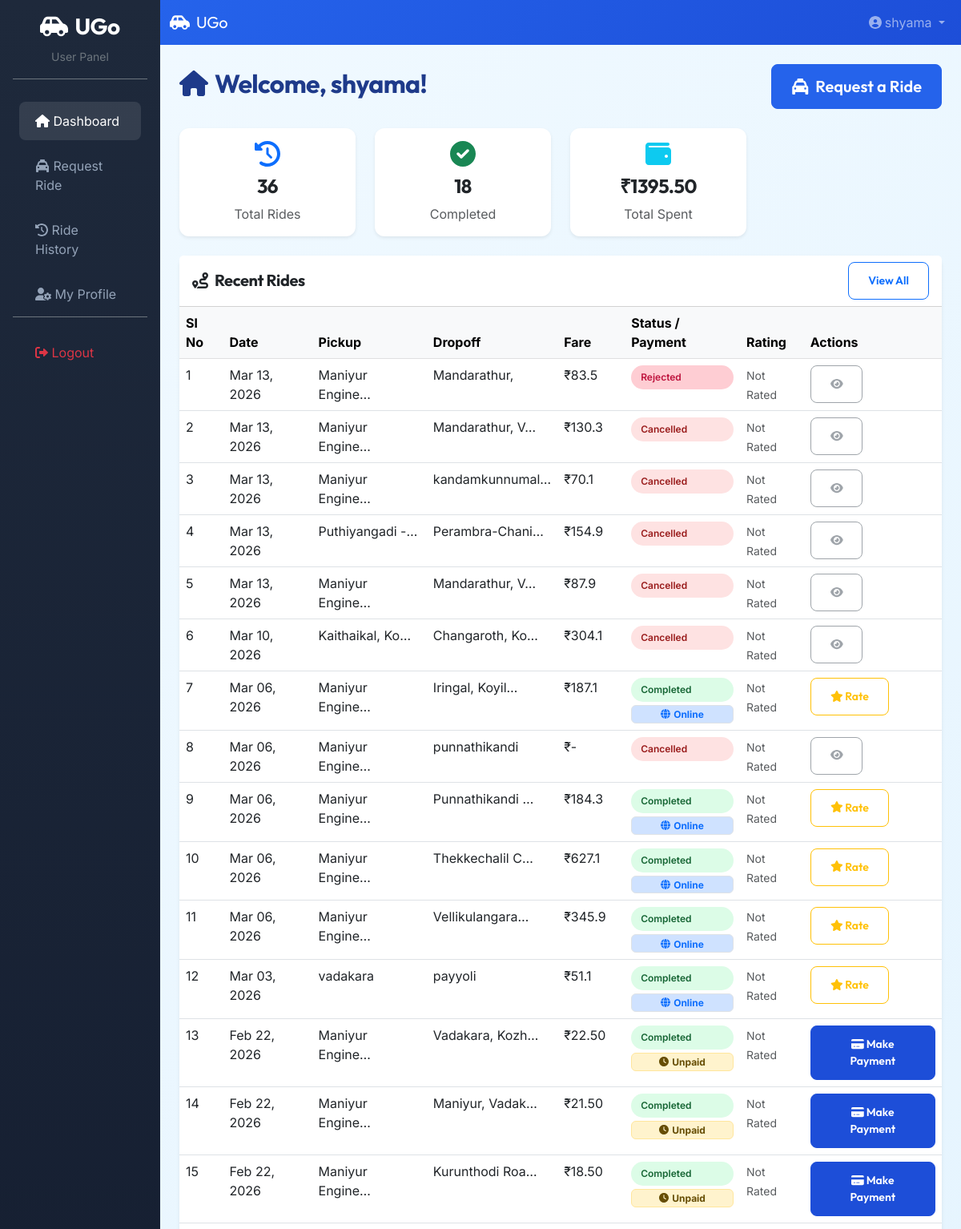
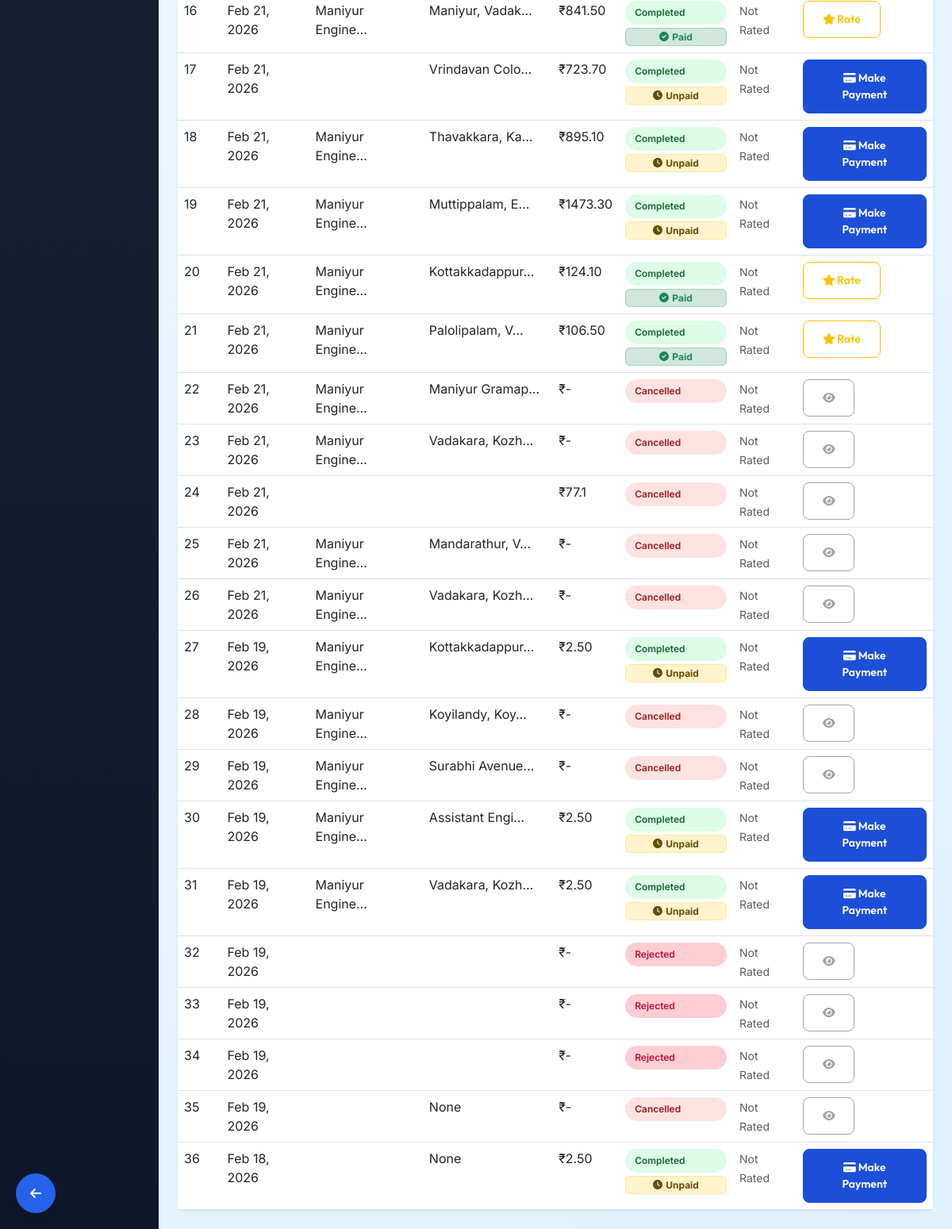
The page /user/ (signed in) on the database its author committed (2 pictures, top to bottom).
### rides/models.py (models this page shows, shortened)
class User(AbstractUser):
    is_admin = models.BooleanField(default=False)
    is_user = models.BooleanField(default=False)
    is_driver = models.BooleanField(default=False)
    phone_number = models.CharField(max_length=15, unique=True)
    profile_pic = models.ImageField(upload_to='profile_pics/', null=True, blank=True)
    created_at = models.DateTimeField(auto_now_add=True)

class Ride(models.Model):
    VEHICLE_TYPE_CHOICES = [
        ('mini', 'Mini'),
        ('sedan', 'Sedan'),
        ('suv', 'SUV'),
        ('hatchback', 'Hatchback'),
        ('luxury', 'Luxury'),
    ]
    STATUS_CHOICES = [
        ('requested', 'Requested'),
        ('accepted', 'Accepted'),
        ('arrived', 'Arrived'),
        ('in_progress', 'In Progress'),
        ('completed', 'Completed'),
        ('cancelled', 'Cancelled'),
        ('rejected', 'Rejected'),
    ]
    rider = models.ForeignKey(
        User, on_delete=models.CASCADE, related_name='rides'
    )
    driver = models.ForeignKey(
        User, on_delete=models.SET_NULL, null=True, blank=True,
        related_name='driver_rides'
    )
    pickup_location = models.CharField(max_length=255, blank=True, null=True)
    pickup_lat = models.FloatField(default=0.0)
    pickup_lng = models.FloatField(default=0.0)
    drop_address = models.CharField(max_length=255, blank=True, null=True)
    drop_lat = models.FloatField(default=0.0)
    drop_lng = models.FloatField(default=0.0)
    vehicle_type = models.CharField(
        max_length=20, choices=VEHICLE_TYPE_CHOICES, default='sedan'
    )
    matched_distance_km = models.FloatField(
        null=True, blank=True,
        help_text="Distance (km) between pickup and the matched driver at time of matching"
    )
    status = models.CharField(
        max_length=20, choices=STATUS_CHOICES, default='requested'
    )
    otp = models.CharField(max_length=6, null=True, blank=True)
    is_paid = models.BooleanField(default=False)
    distance_km = models.FloatField(null=True, blank=True)
    estimated_fare = models.FloatField(null=True, blank=True)
    actual_fare = models.DecimalField(
        max_digits=10, decimal_places=2, null=True, blank=True
    )
    notes = models.TextField(blank=True)
    requested_at = models.DateTimeField(auto_now_add=True)
    accepted_at = models.DateTimeField(null=True, blank=True)
    started_at = models.DateTimeField(null=True, blank=True)
    completed_at = models.DateTimeField(null=True, blank=True)
    created_at = models.DateTimeField(auto_now_add=True)

### rides/views.py (the view)
# urls.py: path('user/', views.user_dashboard, name='user_dashboard'),
@login_required
def user_dashboard(request):
    if not (request.user.is_user or request.user.is_superuser or request.user.is_admin):
        return HttpResponseForbidden("Access denied")
    active_ride = Ride.objects.filter(
        rider=request.user,
        status__in=['requested', 'accepted', 'arrived', 'in_progress']
    ).first()
    rides = Ride.objects.filter(rider=request.user).prefetch_related('ratings', 'payments').order_by('-requested_at')
    total_spent = Payment.objects.filter(ride__rider=request.user, status='completed').aggregate(total=Sum('amount'))['total'] or 0
    completed_rides_count = rides.filter(status='completed').count()
    return render(request, 'user/dashboard.html', {
        'active_ride': active_ride,
        'rides': rides,
        'total_spent': total_spent,
        'completed_rides_count': completed_rides_count,
    })

### templates/user/dashboard.html (shortened to what this page needs)
{% extends 'base.html' %}
{% block content %}
<nav class="navbar navbar-expand-lg navbar-dark" style="background: linear-gradient(135deg, #2563EB, #1d4ed8);">
    <div class="container-fluid">
        <a class="navbar-brand" href="#"><i class="fas fa-car-side me-2"></i>UGo</a>
        <div class="collapse navbar-collapse justify-content-end" id="navbarNav">
            <ul class="navbar-nav">
                <li class="nav-item dropdown">
                    <a class="nav-link dropdown-toggle" href="#" role="button" data-bs-toggle="dropdown">
                        <i class="fas fa-user-circle me-1"></i>{{ request.user.username }}
                    </a>
                </li>
            </ul>
        </div>
    </div>
</nav>
<div class="p-4" style="background: linear-gradient(135deg, #f0f9ff, #e0f2fe); min-height: calc(100vh - 56px);">
    <div class="d-flex justify-content-between align-items-center mb-4">
        <h2 class="fw-bold">
            <i class="fas fa-home me-2"></i>Welcome, {{ request.user.username }}!
        </h2>
        <a href="{% url 'user_request_ride' %}" class="btn btn-primary btn-lg">
            <i class="fas fa-taxi me-2"></i>Request a Ride
        </a>
    </div>
    <div class="row g-4 mb-4">
        <div class="col-md-3">
            <div class="card border-0 shadow-sm text-center h-100">
                <div class="card-body">
                    <i class="fas fa-history fa-2x text-primary mb-2"></i>
                    <h4 class="fw-bold">{{ rides.count }}</h4>
                    <p class="text-muted mb-0">Total Rides</p>
                </div>
            </div>
        </div>
        <div class="col-md-3">
            <div class="card border-0 shadow-sm text-center h-100">
                <div class="card-body">
                    <i class="fas fa-check-circle fa-2x text-success mb-2"></i>
                    <h4 class="fw-bold">{{ completed_rides_count }}</h4>
                    <p class="text-muted mb-0">Completed</p>
                </div>
            </div>
        </div>
        <div class="col-md-3">
            <div class="card border-0 shadow-sm text-center h-100">
                <div class="card-body">
                    <i class="fas fa-wallet fa-2x text-info mb-2"></i>
                    <h4 class="fw-bold">₹{{ total_spent|floatformat:2 }}</h4>
                    <p class="text-muted mb-0">Total Spent</p>
                </div>
            </div>
        </div>
    </div>
    <div class="card border-0 shadow-sm">
        <div class="card-header bg-white">
            <div class="d-flex justify-content-between align-items-center">
                <h5 class="mb-0 fw-bold">
                    <i class="fas fa-route me-2"></i>Recent Rides
                </h5>
                <a href="{% url 'user_ride_history' %}" class="btn btn-outline-primary btn-sm">
                    View All
                </a>
            </div>
        </div>
        <div class="card-body p-0">
            <div class="table-responsive">
                <table class="table table-hover mb-0">
                    <thead class="table-light">
                        <tr>
                            <th>Sl No</th>
                            <th>Date</th>
                            <th>Pickup</th>
                            <th>Dropoff</th>
                            <th>Fare</th>
                            <th>Status / Payment</th>
                            <th>Rating</th>
                            <th>Actions</th>
                        </tr>
                    </thead>
                    <tbody>
                        {% for ride in rides %}
                        <tr>
                            <td>{{ forloop.counter }}</td>
                            <td>{{ ride.requested_at|date:"M d, Y" }}</td>
                            <td>{{ ride.pickup_location|truncatechars:15 }}</td>
                            <td>{{ ride.drop_address|truncatechars:15 }}</td>
                            <td>₹{{ ride.actual_fare|default:ride.estimated_fare|default:"-" }}</td>
                            <td>
                                <div class="d-flex flex-column gap-1">
                                    <span class="status-badge status-{{ ride.status }}">
                                        {{ ride.status|capfirst }}
                                    </span>
                                    {% if ride.is_paid %}
                                        {% with method=ride.payments.first.payment_method %}
                                            {% if method == 'razorpay' %}
                                                <span class="badge bg-primary-subtle text-primary border border-primary-light" style="font-size: 0.75rem;">
                                                    <i class="fas fa-globe me-1"></i>Online
                                                </span>
                                            {% elif method == 'cash' %}
                                                <span class="badge bg-success-subtle text-success border border-success-light" style="font-size: 0.75rem;">
                                                    <i class="fas fa-hand-holding-usd me-1"></i>Cash
                                                </span>
                                            {% else %}
                                                <span class="badge bg-success-subtle text-success border border-success-subtle" style="font-size: 0.75rem;">
                                                    <i class="fas fa-check-circle me-1"></i>Paid
                                                </span>
                                            {% endif %}
                                        {% endwith %}
                                    {% elif ride.status == 'completed' %}
                                    <span
                                        class="badge bg-warning-subtle text-warning-emphasis border border-warning-subtle"
                                        style="font-size: 0.75rem;">
                                        <i class="fas fa-clock me-1"></i>Unpaid
                                    </span>
                                    {% endif %}
                                </div>
                            </td>
                            <td>
                                {% if ride.ratings.exists %}
                                <div class="text-warning small text-nowrap">
                                    {% with rating=ride.ratings.first.rating %}
                                        {% for i in "12345" %}
                                            {% if forloop.counter <= rating %}
                                                <i class="fas fa-star"></i>
                                            {% else %}
                                                <i class="far fa-star"></i>
                                            {% endif %}
                                        {% endfor %}
                                    {% endwith %}
                                </div>
                                {% else %}
                                <span class="text-muted small">Not Rated</span>
                                {% endif %}
                            </td>
                            <td>
                                {% if ride.status == "completed" and not ride.is_paid %}
                                <a href="{% url 'user_payment' ride.id %}" class="btn btn-sm btn-success">
                                    <i class="fas fa-credit-card"></i> Make Payment
                                </a>
                                {% elif ride.status == "completed" and ride.is_paid and not ride.ratings.exists %}
                                <a href="{% url 'user_rate_driver' ride.id %}" class="btn btn-sm btn-outline-warning">
                                    <i class="fas fa-star"></i> Rate
                                </a>
                                {% elif ride.status == "completed" and ride.is_paid and ride.ratings.exists %}
                                <span class="text-success small">
                                    <i class="fas fa-check-circle"></i> Done
                                </span>
                                {% elif ride.status == "requested" %}
                                <a href="{% url 'user_cancel_ride' ride.id %}" class="btn btn-sm btn-outline-danger"
                                    onclick="return confirm('Cancel this ride?');">
                                    <i class="fas fa-times"></i> Cancel
                                </a>
                                {% else %}
                                <button class="btn btn-sm btn-outline-secondary" disabled>
                                    <i class="fas fa-eye"></i>
                                </button>
                                {% endif %}
                            </td>
                        </tr>
                        {% endfor %}
                    </tbody>
                </table>
            </div>
        </div>
    </div>
</div>
{% endblock %}

### templates/base.html (shortened to what this page needs)
<!DOCTYPE html>
<html lang="en">
<head>
    <link href="https://cdn.jsdelivr.net/npm/bootstrap@5.3.0/dist/css/bootstrap.min.css" rel="stylesheet">
    <link rel="stylesheet" href="https://cdnjs.cloudflare.com/ajax/libs/font-awesome/6.0.0/css/all.min.css">
</head>
<body>
    {% if user.is_authenticated %}
    <div class="container-fluid">
        <div class="row">
            {% if not request.user.is_admin and not request.user.is_superuser %}
                {% if request.user.is_driver %}
                    {% include 'driver/sidebar.html' %}
                {% else %}
                    {% include 'user/sidebar.html' %}
                {% endif %}
            {% endif %}
            <div class="{% if request.user.is_admin or request.user.is_superuser %}col-12{% else %}col-md-9 col-lg-10{% endif %} p-0">
                {% block content %}{% endblock %}
            </div>
        </div>
    </div>
    {% else %}
    {% block public_content %}{% endblock %}
    {% endif %}
    <a href="javascript:history.back()" class="btn btn-primary back-btn" title="Go Back">
        <i class="fas fa-arrow-left"></i>
    </a>
</body>
</html>

### templates/user/sidebar.html (shortened to what this page needs)
<!DOCTYPE html>
<html>
<head>
</head>
<div class="col-md-3 col-lg-2 sidebar p-3">
    <div class="text-center mb-4 pb-3 border-bottom border-secondary">
        <a href="{% url 'user_dashboard' %}" class="text-white text-decoration-none">
            <h3 class="fw-bold"><i class="fas fa-car-side me-2"></i>UGo</h3>
            <small class="text-secondary">User Panel</small>
        </a>
    </div>
    <nav class="nav flex-column">
        <a href="{% url 'user_dashboard' %}" class="sidebar-link {% if request.resolver_match.url_name == 'user_dashboard' %}active{% endif %}">
            <i class="fas fa-home"></i> Dashboard
        </a>
        <a href="{% url 'user_request_ride' %}" class="sidebar-link {% if 'request_ride' in request.path %}active{% endif %}">
            <i class="fas fa-taxi"></i> Request Ride
        </a>
        <a href="{% url 'user_ride_history' %}" class="sidebar-link {% if 'ride_history' in request.path %}active{% endif %}">
            <i class="fas fa-history"></i> Ride History
        </a>
        <a href="{% url 'user_profile' %}" class="sidebar-link {% if 'profile' in request.path %}active{% endif %}">
            <i class="fas fa-user-cog"></i> My Profile
        </a>
    </nav>
    <div class="mt-auto pt-3 border-top border-secondary">
        <a href="{% url 'logout' %}" class="sidebar-link text-danger">
            <i class="fas fa-sign-out-alt"></i> Logout
        </a>
    </div>
</div>

### rows shown on the page
User: user.username "shyama"
Ride: requested_at "Mar 13, 2026", pickup_location "Maniyur Engine…", drop_address "Mandarathur,", actual_fare "83.5", status "Rejected", shows "Not Rated"
Ride: requested_at "Mar 13, 2026", pickup_location "Maniyur Engine…", drop_address "Mandarathur, V…", actual_fare "130.3", status "Cancelled", shows "Not Rated"
Ride: requested_at "Mar 13, 2026", pickup_location "Maniyur Engine…", drop_address "kandamkunnumal…", actual_fare "70.1", status "Cancelled", shows "Not Rated"
Ride: requested_at "Mar 13, 2026", pickup_location "Puthiyangadi -…", drop_address "Perambra-Chani…", actual_fare "154.9", status "Cancelled", shows "Not Rated"
Ride: requested_at "Mar 13, 2026", pickup_location "Maniyur Engine…", drop_address "Mandarathur, V…", actual_fare "87.9", status "Cancelled", shows "Not Rated"
Ride: requested_at "Mar 10, 2026", pickup_location "Kaithaikal, Ko…", drop_address "Changaroth, Ko…", actual_fare "304.1", status "Cancelled", shows "Not Rated"
Ride: requested_at "Mar 06, 2026", pickup_location "Maniyur Engine…", drop_address "Iringal, Koyil…", actual_fare "187.1", status "Completed", is_paid True (drawn), shows "Not Rated"
Ride: requested_at "Mar 06, 2026", pickup_location "Maniyur Engine…", drop_address "punnathikandi", actual_fare "-", status "Cancelled", shows "Not Rated"
Ride: requested_at "Mar 06, 2026", pickup_location "Maniyur Engine…", drop_address "Punnathikandi …", actual_fare "184.3", status "Completed", is_paid True (drawn), shows "Not Rated"
Ride: requested_at "Mar 06, 2026", pickup_location "Maniyur Engine…", drop_address "Thekkechalil C…", actual_fare "627.1", status "Completed", is_paid True (drawn), shows "Not Rated"
Ride: requested_at "Mar 06, 2026", pickup_location "Maniyur Engine…", drop_address "Vellikulangara…", actual_fare "345.9", status "Completed", is_paid True (drawn), shows "Not Rated"
Ride: requested_at "Mar 03, 2026", pickup_location "vadakara", drop_address "payyoli", actual_fare "51.1", status "Completed", is_paid True (drawn), shows "Not Rated"
Ride: requested_at "Feb 22, 2026", pickup_location "Maniyur Engine…", drop_address "Vadakara, Kozh…", actual_fare "22.50", status "Completed", is_paid False (drawn), shows "Not Rated"
Ride: requested_at "Feb 22, 2026", pickup_location "Maniyur Engine…", drop_address "Maniyur, Vadak…", actual_fare "21.50", status "Completed", is_paid False (drawn), shows "Not Rated"
Ride: requested_at "Feb 22, 2026", pickup_location "Maniyur Engine…", drop_address "Kurunthodi Roa…", actual_fare "18.50", status "Completed", is_paid False (drawn), shows "Not Rated"
Ride: requested_at "Feb 21, 2026", pickup_location "Maniyur Engine…", drop_address "Maniyur, Vadak…", actual_fare "841.50", status "Completed", is_paid True (drawn), shows "Not Rated"
Ride: requested_at "Feb 21, 2026", drop_address "Vrindavan Colo…", actual_fare "723.70", status "Completed", is_paid False (drawn), shows "Not Rated"
Ride: requested_at "Feb 21, 2026", pickup_location "Maniyur Engine…", drop_address "Thavakkara, Ka…", actual_fare "895.10", status "Completed", is_paid False (drawn), shows "Not Rated"
Ride: requested_at "Feb 21, 2026", pickup_location "Maniyur Engine…", drop_address "Muttippalam, E…", actual_fare "1473.30", status "Completed", is_paid False (drawn), shows "Not Rated"
Ride: requested_at "Feb 21, 2026", pickup_location "Maniyur Engine…", drop_address "Kottakkadappur…", actual_fare "124.10", status "Completed", is_paid True (drawn), shows "Not Rated"
Ride: requested_at "Feb 21, 2026", pickup_location "Maniyur Engine…", drop_address "Palolipalam, V…", actual_fare "106.50", status "Completed", is_paid True (drawn), shows "Not Rated"
Ride: requested_at "Feb 21, 2026", pickup_location "Maniyur Engine…", drop_address "Maniyur Gramap…", actual_fare "-", status "Cancelled", shows "Not Rated"
Ride: requested_at "Feb 21, 2026", pickup_location "Maniyur Engine…", drop_address "Vadakara, Kozh…", actual_fare "-", status "Cancelled", shows "Not Rated"
Ride: requested_at "Feb 21, 2026", actual_fare "77.1", status "Cancelled", shows "Not Rated"
Ride: requested_at "Feb 21, 2026", pickup_location "Maniyur Engine…", drop_address "Mandarathur, V…", actual_fare "-", status "Cancelled", shows "Not Rated"
Ride: requested_at "Feb 21, 2026", pickup_location "Maniyur Engine…", drop_address "Vadakara, Kozh…", actual_fare "-", status "Cancelled", shows "Not Rated"
Ride: requested_at "Feb 19, 2026", pickup_location "Maniyur Engine…", drop_address "Kottakkadappur…", actual_fare "2.50", status "Completed", is_paid False (drawn), shows "Not Rated"
Ride: requested_at "Feb 19, 2026", pickup_location "Maniyur Engine…", drop_address "Koyilandy, Koy…", actual_fare "-", status "Cancelled", shows "Not Rated"
Ride: requested_at "Feb 19, 2026", pickup_location "Maniyur Engine…", drop_address "Surabhi Avenue…", actual_fare "-", status "Cancelled", shows "Not Rated"
Ride: requested_at "Feb 19, 2026", pickup_location "Maniyur Engine…", drop_address "Assistant Engi…", actual_fare "2.50", status "Completed", is_paid False (drawn), shows "Not Rated"
Ride: requested_at "Feb 19, 2026", pickup_location "Maniyur Engine…", drop_address "Vadakara, Kozh…", actual_fare "2.50", status "Completed", is_paid False (drawn), shows "Not Rated"
Ride: requested_at "Feb 19, 2026", actual_fare "-", status "Rejected", shows "Not Rated"
Ride: requested_at "Feb 19, 2026", actual_fare "-", status "Rejected", shows "Not Rated"
Ride: requested_at "Feb 19, 2026", actual_fare "-", status "Rejected", shows "Not Rated"
Ride: requested_at "Feb 19, 2026", drop_address "None", actual_fare "-", status "Cancelled", shows "Not Rated"
Ride: requested_at "Feb 18, 2026", drop_address "None", actual_fare "2.50", status "Completed", is_paid False (drawn), shows "Not Rated"

### other values the page prints
{{ rides.count }} "36"
{{ completed_rides_count }} "18"
{{ total_spent|floatformat:2 }} "1395.50"
